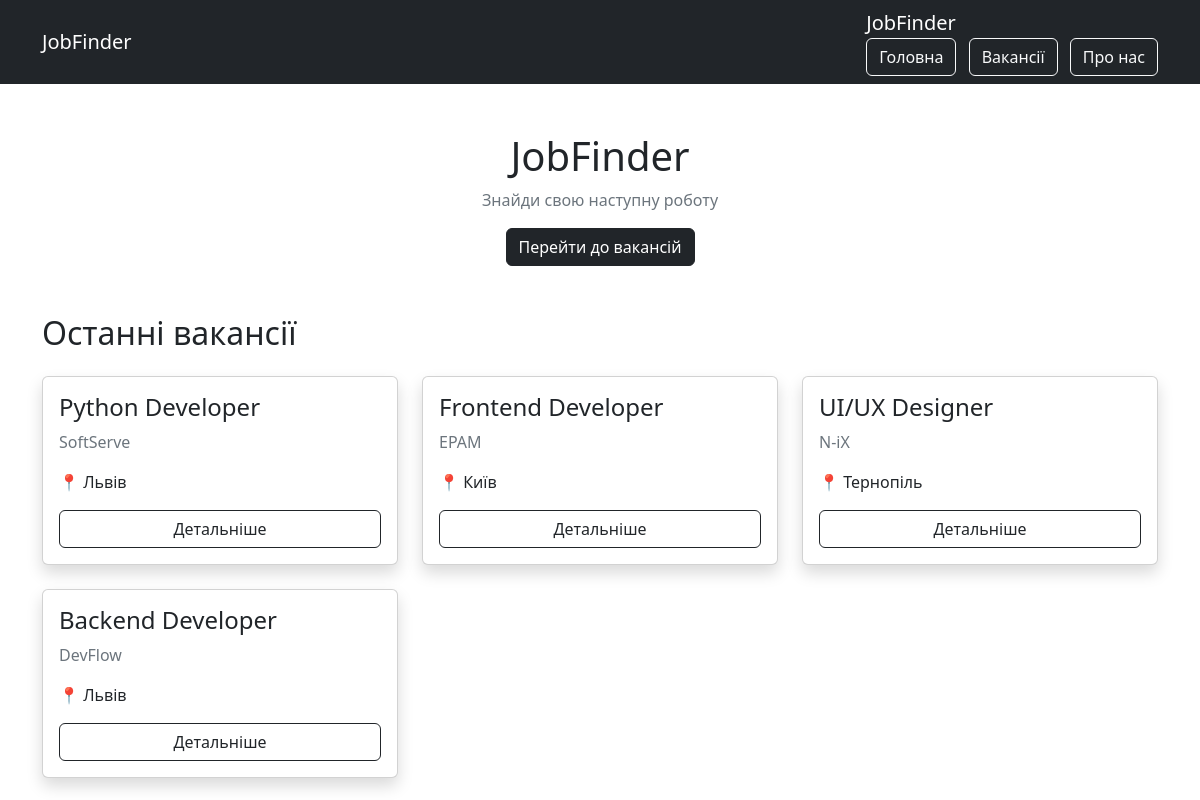
The page / on the database its author committed.
### jobs_proj/models.py (models this page shows, shortened)
class Vacancy(models.Model):
    title = models.CharField(max_length=255)
    company = models.CharField(max_length=255)
    location = models.CharField(max_length=255)
    salary = models.DecimalField(
        max_digits=12,
        decimal_places=2,
        default=0
    )
    description = models.TextField()
    source_url = models.URLField(
        blank=True,
        unique=True
    )
    created_at = models.DateTimeField(auto_now_add=True)

### jobs_proj/views.py (the view)
def home(request):
    vacancies = Vacancy.objects.all()[:6]
    return render(request, "jobs_proj/index.html", {
        "vacancies": vacancies
    })

### jobs_proj/templates/jobs_proj/index.html
{% extends "jobs_proj/base.html" %}
{% block content %}
<div class="text-center mb-5">
<h1>
JobFinder
</h1>
<p class="text-secondary">
Знайди свою наступну роботу
</p>
<a
href="{% url 'vacancies' %}"
class="btn btn-dark"
>
Перейти до вакансій
</a>
</div>
<h2 class="mb-4">
Останні вакансії
</h2>
<div class="row">
{% for vacancy in vacancies %}
<div class="col-md-4">
<div class="card p-3 mb-4 shadow">
<h4>
{{ vacancy.title }}
</h4>
<p class="text-secondary">
{{ vacancy.company }}
</p>
<p>
📍 {{ vacancy.location }}
</p>
<a
href="{% url 'vacancy_detail' vacancy.id %}"
class="btn btn-outline-dark"
>
Детальніше
</a>
</div>
</div>
{% empty %}
<p>
Поки що вакансій немає
</p>
{% endfor %}
</div>
{% endblock %}

### jobs_proj/templates/jobs_proj/base.html (shortened to what this page needs)
<!DOCTYPE html>
<html>
<head>
<link
href="https://cdn.jsdelivr.net/npm/bootstrap@5.3.7/dist/css/bootstrap.min.css"
rel="stylesheet"
>
</head>
<body>
<nav class="navbar navbar-expand-lg navbar-dark bg-dark">
<div class="container">
<a
class="navbar-brand"
href="/"
>
JobFinder
</a>
<div>
<a
class="navbar-brand"
href="{% url 'home' %}"
>
JobFinder
</a>
<div>
<a
class="btn btn-outline-light me-2"
href="{% url 'home' %}"
>
Головна
</a>
<a
class="btn btn-outline-light me-2"
href="{% url 'vacancies' %}"
>
Вакансії
</a>
<a
class="btn btn-outline-light"
href="{% url 'about' %}"
>
Про нас
</a>
</div>
</div>
</nav>
<div class="container mt-5">
{% block content %}
{% endblock %}
</div>
</body>
</html>

### rows shown on the page
Vacancy: title "Python Developer", company "SoftServe", location "Львів"
Vacancy: title "Frontend Developer", company "EPAM", location "Київ"
Vacancy: title "UI/UX Designer", company "N-iX", location "Тернопіль"
Vacancy: title "Backend Developer", company "DevFlow", location "Львів"
